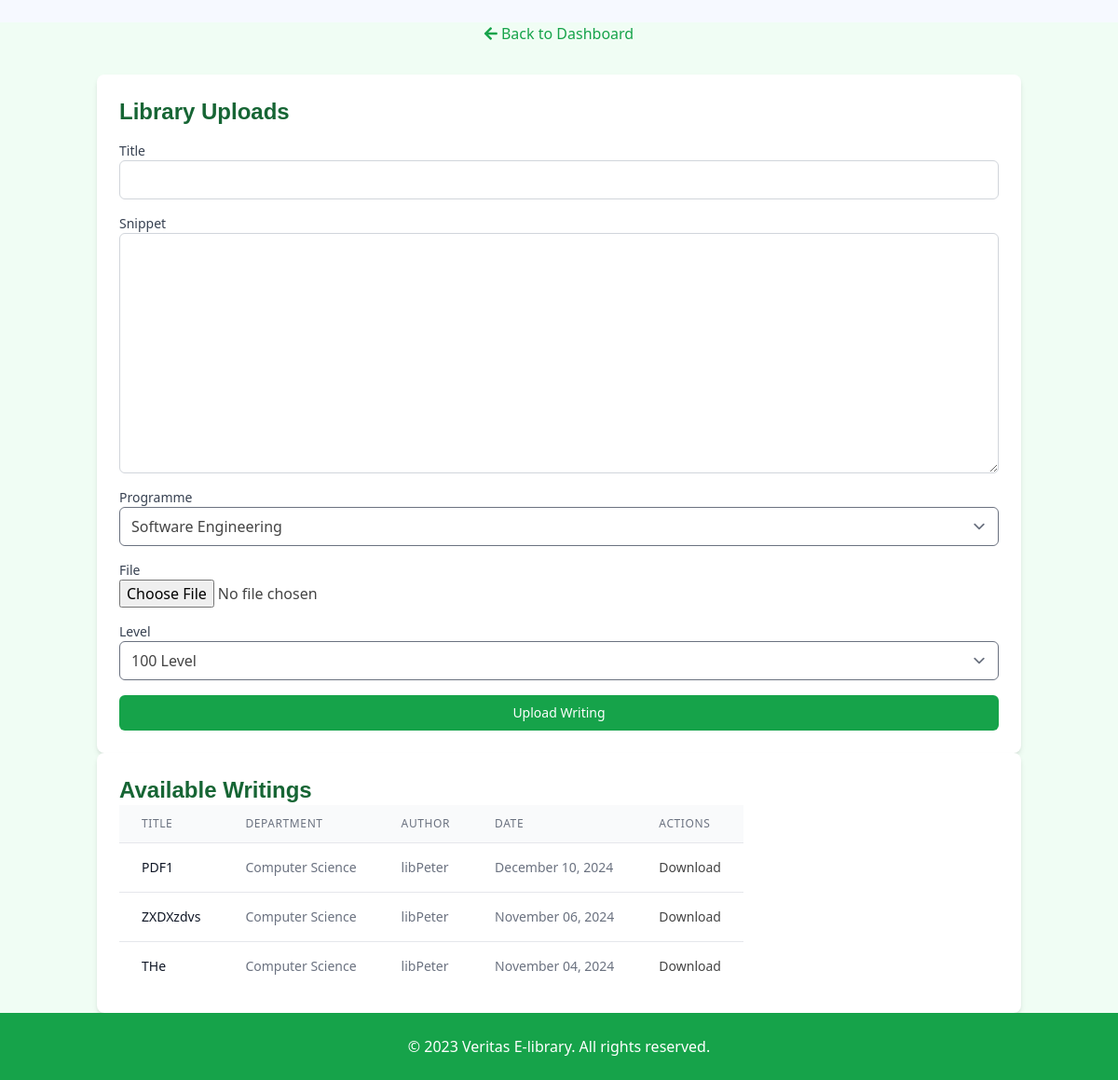
/uploads/library_upload/, run on the app's committed database.
### uploads/models.py (models this page shows, shortened)
class LibraryUpload(models.Model):
    title = models.CharField(max_length=200)
    author = models.ForeignKey(User, on_delete=models.CASCADE)
    level=models.CharField(max_length=200, default="100 Level",choices=[
        ('100 Level', "100 Level"),
        ('200 Level', "200 Level"),
        ('300 Level', "300 Level"),
         ('400 Level', "400 Level")
    ])
    department=models.CharField(max_length=200, default="Software Engineering",choices=[
        ('Software Engineering', "Software Engineering"),
        ('Computer Science', "Computer Science"),
        ('Nursing', "Nursing"),
    ])
    snippet = models.TextField()
    created_at = models.DateTimeField(auto_now_add=True)
    updated_at = models.DateTimeField(auto_now=True)
    file = models.FileField(upload_to='staff_writings/', null=True, blank=True)

### uploads/views.py (the view)
# urls.py: path('library_upload/',library_upload_page, name='library_upload_page'),
def library_upload_page(request):
    writings = LibraryUpload.objects.all().order_by('-created_at')
    if request.method == 'POST':
        form = LibraryUploadsForm(request.POST, request.FILES)
        if form.is_valid():
            writing = form.save(commit=False)
            writing.author = request.user
            writing.save()
            print(writings)
            messages.success(request, 'Your writing has been uploaded successfully!')
            return redirect('library_upload_page')
    else:
        form = LibraryUploadsForm()
    return render(request, 'uploads/lib_upload.html', {
        'form': form,
        'writings': writings,
    })

### uploads/templates/uploads/lib_upload.html (shortened to what this page needs)
{% extends "core/base.html" %}
{% load static %}
{% block body %}
<div class="bg-green-50 min-h-screen font-sans">
    <div class="mt-6 text-center">
        <a href="{% url 'nav_home' %}" class="text-green-600 hover:text-green-800 transition duration-300 ease-in-out">
            <i class="fas fa-arrow-left mr-2"></i>
            Back to Dashboard
        </a>
    </div>
    <main class="container mx-auto mt-8 px-4">
        <div class="bg-white rounded-lg shadow-md p-6">
            <h2 class="text-2xl font-bold text-green-800 mb-6">Library Uploads</h2>
            <form method="POST" enctype="multipart/form-data" class="space-y-4">
                {% for field in form %}
                <div>
                    <label for="{{ field.id_for_label }}" class="block text-sm font-medium text-gray-700">{{ field.label }}</label>
                    {{ field }}
                </div>
                {% endfor %}
                <div>
                    <button type="submit" class="w-full flex justify-center py-2 px-4 border border-transparent rounded-md shadow-sm text-sm font-medium text-white bg-green-600 hover:bg-green-700 focus:outline-none focus:ring-2 focus:ring-offset-2 focus:ring-green-500">
                        Upload Writing
                    </button>
                </div>
            </form>
        </div>
        <div class="mt-12 bg-white rounded-lg shadow-md p-6">
            <h2 class="text-2xl font-bold text-green-800 mb-6">Available Writings</h2>
            <div class="overflow-x-auto">
                <table class="min-w-full divide-y divide-gray-200">
                    <thead class="bg-gray-50">
                        <tr>
                            <th scope="col" class="px-6 py-3 text-left text-xs font-medium text-gray-500 uppercase tracking-wider">Title</th>
                            <th scope="col" class="px-6 py-3 text-left text-xs font-medium text-gray-500 uppercase tracking-wider">Department</th>
                            <th scope="col" class="px-6 py-3 text-left text-xs font-medium text-gray-500 uppercase tracking-wider">Author</th>
                            <th scope="col" class="px-6 py-3 text-left text-xs font-medium text-gray-500 uppercase tracking-wider">Date</th>
                            <th scope="col" class="px-6 py-3 text-left text-xs font-medium text-gray-500 uppercase tracking-wider">Actions</th>
                        </tr>
                    </thead>
                    <tbody class="bg-white divide-y divide-gray-200">
                        {% for writing in writings %}
                        <tr>
                            <td class="px-6 py-4 whitespace-nowrap">
                                <div class="text-sm font-medium text-gray-900">{{ writing.title }}</div>
                            </td>
                            <td class="px-6 py-4 whitespace-nowrap">
                                <div class="text-sm text-gray-500">{{ writing.department }}</div>
                            </td>
                            <td class="px-6 py-4 whitespace-nowrap">
                                <div class="text-sm text-gray-500">{{ writing.author }}</div>
                            </td>
                            <td class="px-6 py-4 whitespace-nowrap text-sm text-gray-500">
                                {{ writing.created_at|date:"F d, Y" }}
                            </td>
                            <td class="px-6 py-4 whitespace-nowrap text-sm font-medium">
                                {% if writing.file %}
                                    <a href="{% url "file_download" writing.id %}" class="text-blue-600 hover:text-blue-900">Download</a>
                                {% else %}
                                    <span class="text-gray-400">No file</span>
                                {% endif %}
                            </td>
                        </tr>
                        {% empty %}
                        <tr>
                            <td colspan="5" class="px-6 py-4 whitespace-nowrap text-sm text-gray-500 text-center">
                                No writings available at the moment.
                            </td>
                        </tr>
                        {% endfor %}
                    </tbody>
                </table>
            </div>
        </div>
    </main>
    <footer class="bg-green-600 text-white mt-12">
        <div class="container mx-auto px-4 py-6 text-center">
            <p>&copy; 2023 Veritas E-library. All rights reserved.</p>
        </div>
    </footer>
</div>
{% endblock %}

### data on the page
LibraryUpload: title "PDF1", department "Computer Science", author "libPeter", created_at "December 10, 2024", shows "Download"
LibraryUpload: title "ZXDXzdvs", department "Computer Science", author "libPeter", created_at "November 06, 2024", shows "Download"
LibraryUpload: title "THe", department "Computer Science", author "libPeter", created_at "November 04, 2024", shows "Download"

### other printed values
{{ field.label }} "Title" "Snippet" "Programme" "File" "Level"
